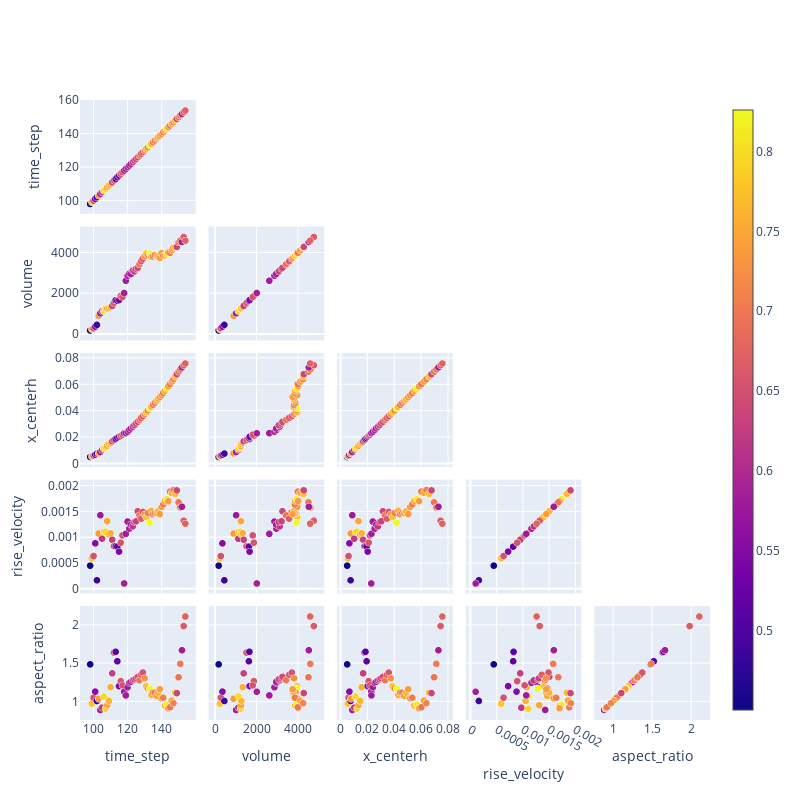

The notebook cell this image was saved under:
### Code cell
## https://plotly.com/python/splom/
import plotly.graph_objects as go

#index_vals = df['dice_index']#.astype('category').cat.codes
print (np.max(index_vals))
print (np.min(index_vals))

fig = go.Figure(data=go.Splom(
                dimensions=[dict(label='time_step',
                                 values=df['time_step']),
                            dict(label='volume',
                                 values=df['volume']),
                            dict(label='x_centerh',
                                 values=df['x_center']),
                            dict(label='rise_velocity',
                                 values=df['rise_velocity']),
                            dict(label='aspect_ratio',
                                 values=df['aspect_ratio'])],
                showupperhalf=False, # remove plots on diagonal
                text=df['dice_index'],
                
                marker=dict(color=index_vals,
                            showscale=True, # colors encode categorical variables
                            line_color='white', line_width=0.2,size=7, colorbar=dict(thickness=20))
                ))

fig.update_layout(
    #title='SPLOM chart of a tracked bubble selected at time step: ' + str(feature_tstep),
    width=800,
    height=800,
)

fig.show()
